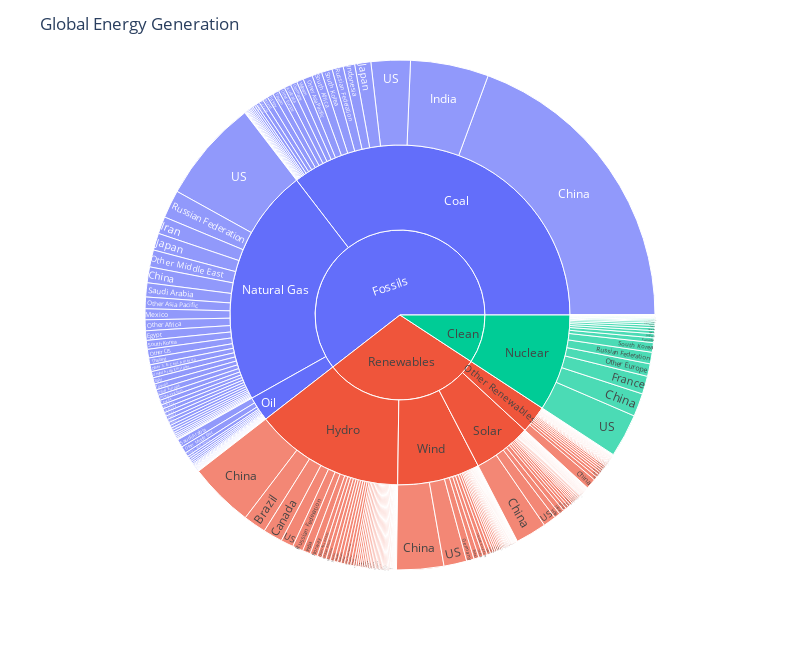

The notebook cell this image was saved under:
### Code cell
# Sunburst plot from plotly
fig = px.sunburst(result, path=['broad_category', 'energy_type', 'country'], values='generation')
fig.update_layout(height=650, width=800)
fig.update_layout(title="Global Energy Generation")
fig.show()

### Figure 1 — Plotly figure (JSON) as saved in the notebook; plotly's stock layout.template omitted (floating-point values rounded to 4 significant figures; data arrays with more than 128 entries replaced by an {"elided": "..."} marker saying what was removed)
{"data": [{"branchvalues": "total", "domain": {"x": [0, 1], "y": [0, 1]}, "hovertemplate": "labels=%{label}<br>generation=%{value}<br>parent=%{parent}<br>id=%{id}<extra></extra>", "ids": {"elided": "523 str values"}, "labels": {"elided": "523 str values"}, "name": "", "parents": {"elided": "523 str values"}, "type": "sunburst", "values": {"elided": "523 float values"}}], "layout": {"height": 650, "legend": {"tracegroupgap": 0}, "margin": {"t": 60}, "title": {"text": "Global Energy Generation"}, "width": 800}}
